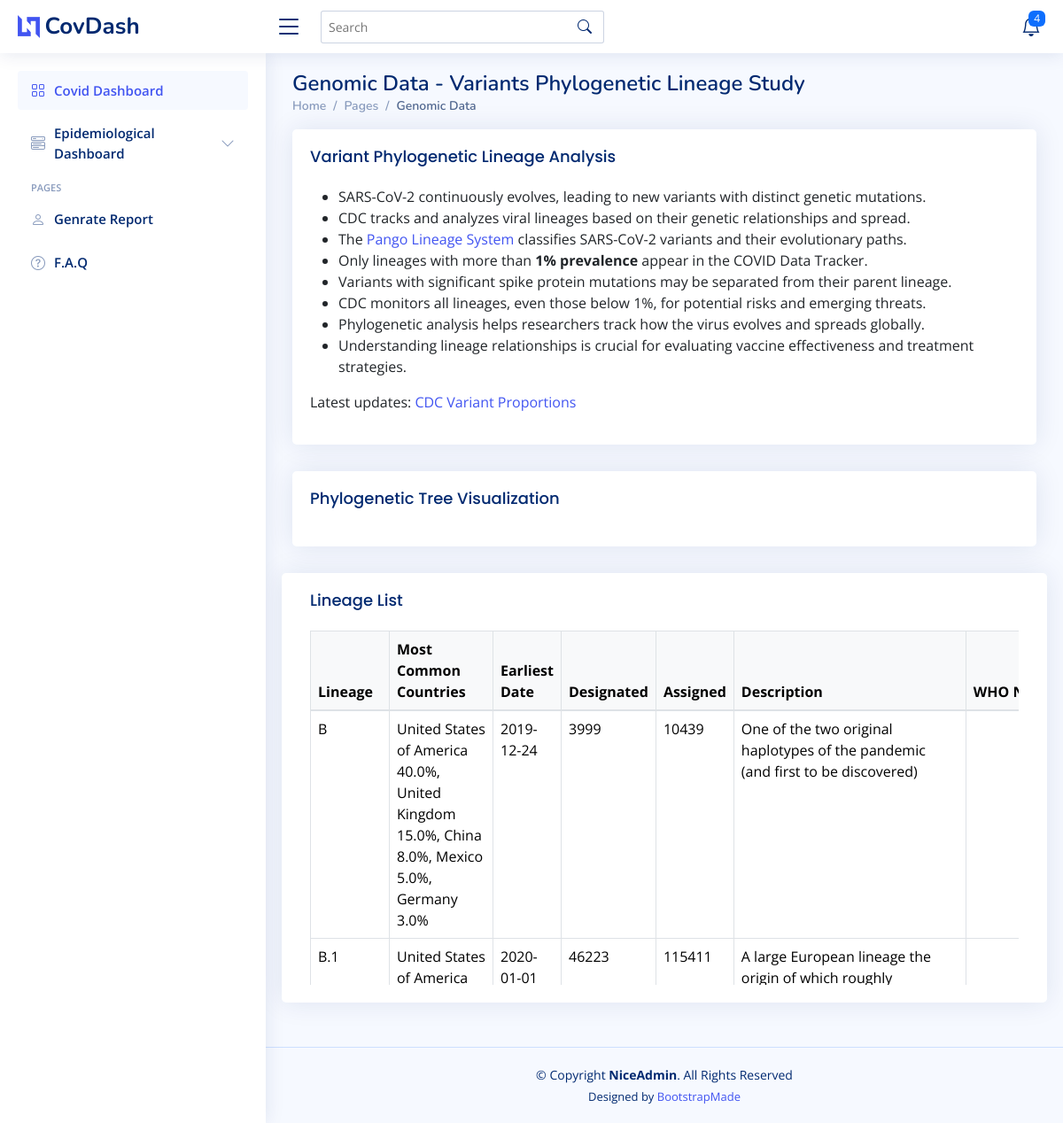
Page /genetic2.php on the committed database.
### tables this page shows
CREATE TABLE `virus_variants` (
  `lineage` varchar(50) DEFAULT NULL,
  `most_common_countries` text DEFAULT NULL,
  `earliest_date` date DEFAULT NULL,
  `designated` int(11) DEFAULT NULL,
  `assigned` int(11) DEFAULT NULL,
  `description` text DEFAULT NULL,
  `who_name` varchar(50) DEFAULT NULL
);

### genetic2.php (the view, shortened to what this page needs)
<!DOCTYPE html>
<html lang="en">
<head>
  <link href="assets/vendor/bootstrap/css/bootstrap.min.css" rel="stylesheet">
  <link href="assets/vendor/bootstrap-icons/bootstrap-icons.css" rel="stylesheet">
  <link href="assets/vendor/boxicons/css/boxicons.min.css" rel="stylesheet">
  <link href="assets/vendor/quill/quill.snow.css" rel="stylesheet">
  <link href="assets/vendor/quill/quill.bubble.css" rel="stylesheet">
  <link href="assets/vendor/remixicon/remixicon.css" rel="stylesheet">
  <link href="assets/vendor/simple-datatables/style.css" rel="stylesheet">
  <link href="assets/css/style.css" rel="stylesheet">
</head>
<body>
  <header id="header" class="header fixed-top d-flex align-items-center">
    <div class="d-flex align-items-center justify-content-between">
      <a href="index.html" class="logo d-flex align-items-center">
        <img src="assets/img/logo.png" alt="">
        <span class="d-none d-lg-block">CovDash</span>
      </a>
      <i class="bi bi-list toggle-sidebar-btn"></i>
    </div>
    <div class="search-bar">
      <form class="search-form d-flex align-items-center" method="POST" action="#">
        <input type="text" name="query" placeholder="Search" title="Enter search keyword">
        <button type="submit" title="Search"><i class="bi bi-search"></i></button>
      </form>
    </div>
    <nav class="header-nav ms-auto">
      <ul class="d-flex align-items-center">
        <li class="nav-item dropdown">
          <a class="nav-link nav-icon" href="#" data-bs-toggle="dropdown">
            <i class="bi bi-bell"></i>
            <span class="badge bg-primary badge-number">4</span>
          </a>
        </li>
      </ul>
    </nav>
  </header>
  <aside id="sidebar" class="sidebar">
    <ul class="sidebar-nav" id="sidebar-nav">
      <li class="nav-item">
        <a class="nav-link " href="index.html">
          <i class="bi bi-grid"></i>
          <span>Covid Dashboard</span>
        </a>
      </li>
      <li class="nav-item">
        <a class="nav-link collapsed" data-bs-target="#components-nav" data-bs-toggle="collapse" href="#">
          <i class="bi bi-menu-button-wide"></i><span> Epidemiological Dashboard</span><i class="bi bi-chevron-down ms-auto"></i>
        </a>
      </li>
      <li class="nav-heading">Pages</li>
      <li class="nav-item">
        <a class="nav-link collapsed" href="userile.html">
          <i class="bi bi-person"></i>
          <span>Genrate Report</span>
        </a>
      </li>
      <li class="nav-item">
        <a class="nav-link collapsed" href="pagq.html">
          <i class="bi bi-question-circle"></i>
          <span>F.A.Q</span>
        </a>
      </li>
    </ul>
  </aside>
  <main id="main" class="main">
    <div class="pagetitle">
      <h1>Genomic Data - Variants Phylogenetic Lineage Study</h1>
      <nav>
        <ol class="breadcrumb">
          <li class="breadcrumb-item"><a href="index.html">Home</a></li>
          <li class="breadcrumb-item">Pages</li>
          <li class="breadcrumb-item active">Genomic Data</li>
        </ol>
      </nav>
    </div>
    <section class="section">
    <div class="row">
       <div class="col-lg-12">
<div class="card">
    <div class="card-body">
        <h5 class="card-title">Variant Phylogenetic Lineage Analysis</h5>
        <ul>
            <li>SARS-CoV-2 continuously evolves, leading to new variants with distinct genetic mutations.</li>
            <li>CDC tracks and analyzes viral lineages based on their genetic relationships and spread.</li>
            <li>The <a href="https://cov-lineages.org/lineage_list.html" target="_blank">Pango Lineage System</a> classifies SARS-CoV-2 variants and their evolutionary paths.</li>
            <li>Only lineages with more than <strong>1% prevalence</strong> appear in the COVID Data Tracker.</li>
            <li>Variants with significant spike protein mutations may be separated from their parent lineage.</li>
            <li>CDC monitors all lineages, even those below 1%, for potential risks and emerging threats.</li>
            <li>Phylogenetic analysis helps researchers track how the virus evolves and spreads globally.</li>
            <li>Understanding lineage relationships is crucial for evaluating vaccine effectiveness and treatment strategies.</li>
        </ul>
        <p>Latest updates: <a href="https://covid.cdc.gov/covid-data-tracker/#variant-proportions" target="_blank">CDC Variant Proportions</a></p>
    </div>
</div>
<?php
include_once("config.php");
$query = "SELECT lineage, most_common_countries, earliest_date, designated, assigned, description, who_name FROM virus_variants";
$result = mysqli_query($conn, $query);
if (!$result || mysqli_num_rows($result) == 0) {
    $data = "<p>No data available</p>";
} else {
    $data = "<div class='table-wrapper'>";
    $data .= "<table class='table table-bordered'>";
    $data .= "<thead>
                <tr>
                    <th>Lineage</th>
                    <th>Most Common Countries</th>
                    <th>Earliest Date</th>
                    <th>Designated</th>
                    <th>Assigned</th>
                    <th>Description</th>
                    <th>WHO Name</th>
                </tr>
              </thead>";
    $data .= "<tbody>";
    while ($row = mysqli_fetch_assoc($result)) {
        $data .= "<tr>";
        $data .= "<td>" . (!empty($row['lineage']) ? htmlspecialchars($row['lineage']) : "") . "</td>";
        $data .= "<td>" . (!empty($row['most_common_countries']) ? htmlspecialchars($row['most_common_countries']) : "") . "</td>";
        $data .= "<td>" . (!empty($row['earliest_date']) ? htmlspecialchars($row['earliest_date']) : "") . "</td>";
        $data .= "<td>" . (!empty($row['designated']) ? htmlspecialchars($row['designated']) : "") . "</td>";
        $data .= "<td>" . (!empty($row['assigned']) ? htmlspecialchars($row['assigned']) : "") . "</td>";
        $data .= "<td>" . (!empty($row['description']) ? htmlspecialchars($row['description']) : "") . "</td>";
        $data .= "<td>" . (!empty($row['who_name']) ? htmlspecialchars($row['who_name']) : "") . "</td>";
        $data .= "</tr>";
    }
    $data .= "</tbody></table></div>";
}
?>
<div class="card">
              <div class="card-body">
                  <h5 class="card-title">Phylogenetic Tree Visualization </h5>
                  </div>
              </div>
          </div>
<div class="card">
    <div class="card-body">
        <h5 class="card-title">Lineage List</h5>
        <div style="overflow-x: auto; max-height: 400px;">
            <?php echo $data; ?>
        </div>
    </div>
</div>
    </section>
  </main>
  <footer id="footer" class="footer">
    <div class="copyright">
      &copy; Copyright <strong><span>NiceAdmin</span></strong>. All Rights Reserved
    </div>
    <div class="credits">
      Designed by <a href="https://bootstrapmade.com/">BootstrapMade</a>
    </div>
  </footer>
</body>
</html>

### assets/css/style.css (style rules this page uses)
:root { scroll-behavior: smooth; }
body { font-family: "Open Sans", sans-serif; background: #f6f9ff; color: #444444; }
a { color: #4154f1; text-decoration: none; }
h1, h2, h3, h4, h5, h6 { font-family: "Nunito", sans-serif; }
#main { margin-top: 60px; padding: 20px 30px; transition: all 0.3s; }
.pagetitle { margin-bottom: 10px; }
.pagetitle h1 { font-size: 24px; margin-bottom: 0; font-weight: 600; color: #012970; }
.card { margin-bottom: 30px; border: none; border-radius: 5px; box-shadow: 0px 0 30px rgba(1, 41, 112, 0.1); }
.card-title { padding: 20px 0 15px 0; font-size: 18px; font-weight: 500; color: #012970; font-family: "Poppins", sans-serif; }
.card-body { padding: 0 20px 20px 20px; }
.breadcrumb { font-size: 14px; font-family: "Nunito", sans-serif; color: #899bbd; font-weight: 600; }
.breadcrumb a { color: #899bbd; transition: 0.3s; }
.breadcrumb .breadcrumb-item::before { color: #899bbd; }
.breadcrumb .active { color: #51678f; font-weight: 600; }
.logo { line-height: 1; }
@media (min-width: 1200px) { .logo { width: 280px; } }
.logo img { max-height: 26px; margin-right: 6px; }
.logo span { font-size: 26px; font-weight: 700; color: #012970; font-family: "Nunito", sans-serif; }
.header { transition: all 0.5s; z-index: 997; height: 60px; box-shadow: 0px 2px 20px rgba(1, 41, 112, 0.1); background-color: #fff; padding-left: 20px; }
.header .toggle-sidebar-btn { font-size: 32px; padding-left: 10px; cursor: pointer; color: #012970; }
.header .search-bar { min-width: 360px; padding: 0 20px; }
.header .search-form { width: 100%; }
.header .search-form input { border: 0; font-size: 14px; color: #012970; border: 1px solid rgba(1, 41, 112, 0.2); padding: 7px 38px 7px 8px; border-radius: 3px; transition: 0.3s; width: 100%; }
.header .search-form button { border: 0; padding: 0; margin-left: -30px; background: none; }
.header .search-form button i { color: #012970; }
.header-nav ul { list-style: none; }
.header-nav>ul { margin: 0; padding: 0; }
.header-nav .nav-icon { font-size: 22px; color: #012970; margin-right: 25px; position: relative; }
.header-nav .badge-number { position: absolute; inset: -2px -5px auto auto; font-weight: normal; font-size: 12px; padding: 3px 6px; }
.sidebar { position: fixed; top: 60px; left: 0; bottom: 0; width: 300px; z-index: 996; transition: all 0.3s; padding: 20px; overflow-y: auto; scrollbar-width: thin; scrollbar-color: #aab7cf transparent; box-shadow: 0px 0px 20px rgba(1, 41, 112, 0.1); background-color: #fff; }
@media (min-width: 1200px) { #main, #footer { margin-left: 300px; } }
.sidebar-nav { padding: 0; margin: 0; list-style: none; }
.sidebar-nav li { padding: 0; margin: 0; list-style: none; }
.sidebar-nav .nav-item { margin-bottom: 5px; }
.sidebar-nav .nav-heading { font-size: 11px; text-transform: uppercase; color: #899bbd; font-weight: 600; margin: 10px 0 5px 15px; }
.sidebar-nav .nav-link { display: flex; align-items: center; font-size: 15px; font-weight: 600; color: #4154f1; transition: 0.3; background: #f6f9ff; padding: 10px 15px; border-radius: 4px; }
.sidebar-nav .nav-link i { font-size: 16px; margin-right: 10px; color: #4154f1; }
.sidebar-nav .nav-link.collapsed { color: #012970; background: #fff; }
.sidebar-nav .nav-link.collapsed i { color: #899bbd; }
.sidebar-nav .nav-link .bi-chevron-down { margin-right: 0; transition: transform 0.2s ease-in-out; }
.footer { padding: 20px 0; font-size: 14px; transition: all 0.3s; border-top: 1px solid #cddfff; }
.footer .copyright { text-align: center; color: #012970; }
.footer .credits { padding-top: 5px; text-align: center; font-size: 13px; color: #012970; }

### genetic2.php (style rules this page uses)
.table-wrapper { max-height: 400px; overflow-y: auto; position: relative; }
.table { width: 100%; border-collapse: collapse; }
.table th { position: sticky; top: 0; background-color: #f8f9fa; z-index: 2; }
.table th, .table td { text-align: left; padding: 8px; }
.table th { border-bottom: 2px solid #dee2e6; }
.table td { border-bottom: 1px solid #dee2e6; }

### rows in the picture
virus_variants: lineage "B", most_common_countries "United States of America 40.0%, United Kingdom 15.0%, China 8.0%, Mexico 5.0%, Germany 3.0%", earliest_date "2019-12-24", designated "3999", assigned "10439", description "One of the two original haplotypes of the pandemic (and first to be discovered)"
virus_variants: lineage "B.1", most_common_countries "United States of America…", earliest_date "2020-01-01", designated "46223", assigned "115411", description "A large European lineage the origin of which roughly…"
